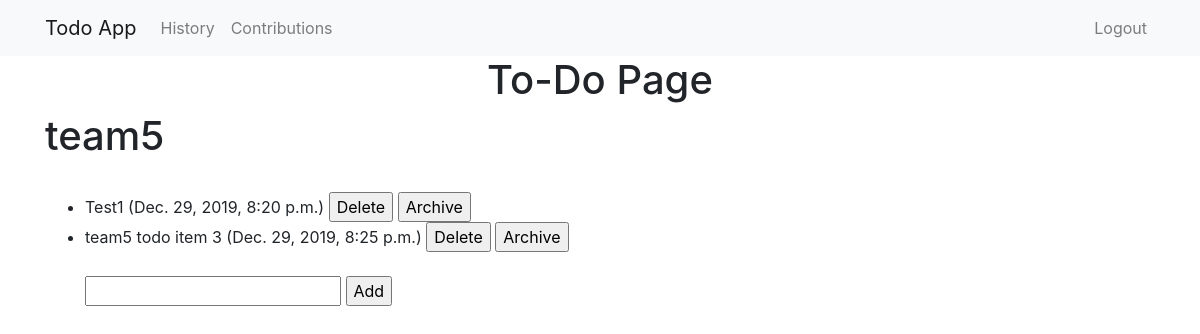
Page /todo/ (signed in) on the committed database.
### todo/models.py (models this page shows)
class TodoItem(models.Model):
    content = models.TextField()
    time = models.DateTimeField(auto_now=True)
    info = models.CharField(max_length=50, default='')
    username =  models.CharField(max_length=50, default='')

### todo/views.py (the view)
# urls.py: path('', views.todo, name='todo'),
def todo(request):
    all_todo_items = TodoItem.objects.all()
    return render(request, "todo.html",
    {'all_items': all_todo_items})

### todo/templates/todo.html (shortened to what this page needs)
{% extends "base.html" %}
{% block page_content %}
<center><h1>To-Do Page</h1></center>
<h1>{{request.user.username}}</h1>
<ul>
    {% if user.is_authenticated %}
        {% for todo_item in all_items %}
            {% if todo_item.username == request.user.username %}
            <li>{{ todo_item.content }}    ({{todo_item.time}})
                <form action="deleteTodo/{{todo_item.id}}/"
                style="display: inline;"
                method="POST">{% csrf_token %}
                    <input type="submit" value="Delete" name="Delete" />
                </form>
                <form action="archiveTodo/{{todo_item.id}}/"
                style="display: inline;"
                method="POST">{% csrf_token %}
                    <input type="submit" value="Archive" name="Archive" />
                </form>
            </li>
            {%endif%}
        {% endfor %}
        <br />
        <form action="addTodo/" method="POST">{% csrf_token %}
            <input type="text" name="content" required/>
            <input type="submit" value="Add" name="Add" />
        </form>
    {% else %}
        <h4>Login to view To-Do list</h4>
    {% endif %}
</ul>
{% endblock %}

### rows in the picture
TodoItem: content "Test1", time "Dec. 29, 2019, 8:20 p.m."
TodoItem: content "team5 todo item 3", time "Dec. 29, 2019, 8:25 p.m."

### other values in the picture
{{ request.user.username }} "team5"
